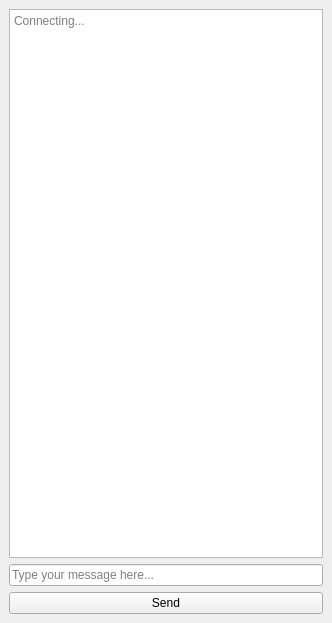
<?xml version="1.0" encoding="UTF-8"?>
<ui version="4.0">
 <class>MainWindow</class>
 <widget class="QMainWindow" name="MainWindow">
  <property name="geometry">
   <rect>
    <x>0</x>
    <y>0</y>
    <width>332</width>
    <height>623</height>
   </rect>
  </property>
  <property name="windowTitle">
   <string>MainWindow</string>
  </property>
  <widget class="QWidget" name="centralwidget">
   <layout class="QVBoxLayout" name="verticalLayout">
    <item>
     <widget class="QPlainTextEdit" name="message_box">
      <property name="readOnly">
       <bool>true</bool>
      </property>
      <property name="placeholderText">
       <string>Connecting...</string>
      </property>
     </widget>
    </item>
    <item>
     <widget class="QLineEdit" name="message_input">
      <property name="placeholderText">
       <string>Type your message here...</string>
      </property>
     </widget>
    </item>
    <item>
     <widget class="QPushButton" name="message_button">
      <property name="text">
       <string>Send</string>
      </property>
     </widget>
    </item>
   </layout>
  </widget>
 </widget>
 <resources/>
 <connections/>
</ui>
